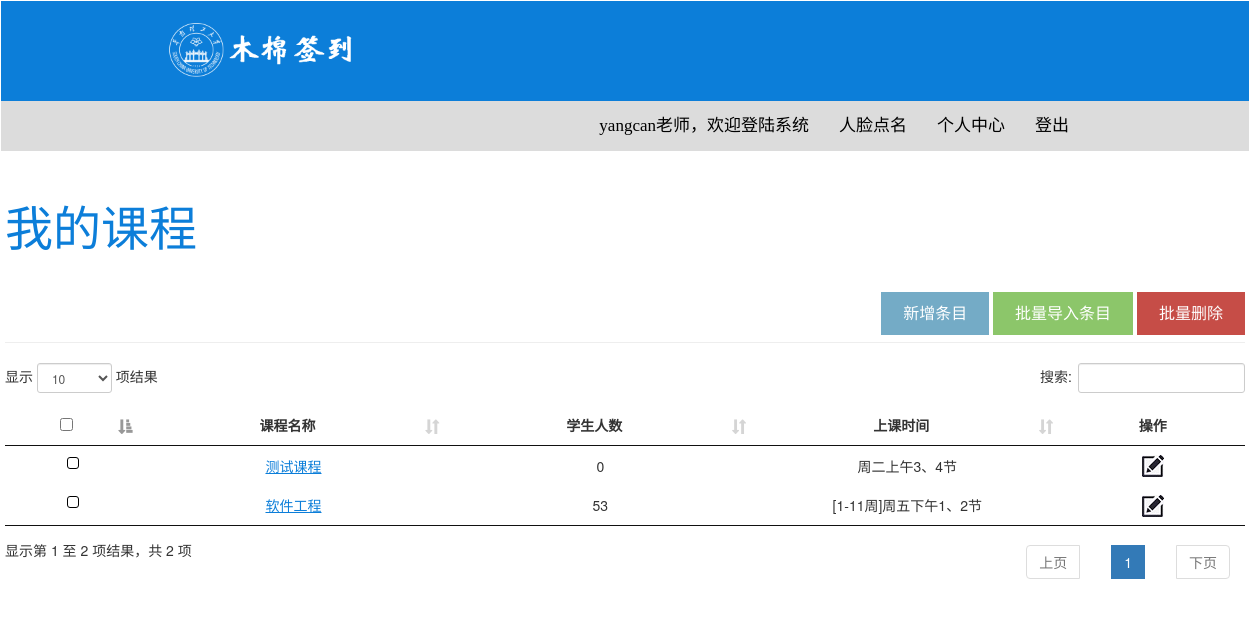
The app's page /manage_course/yangcan/ (signed in), older data.
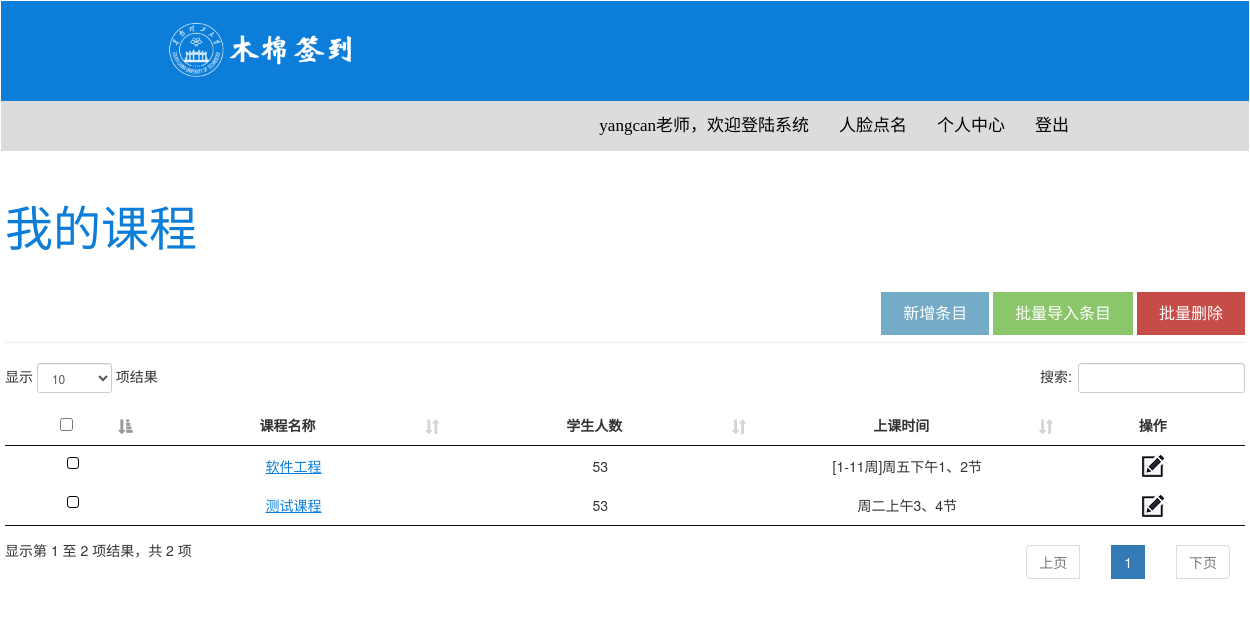
The same page, newer data.
### rc_app/models.py (models this page shows, shortened)
class Course(models.Model):
    course_id = models.AutoField(primary_key=True, verbose_name="课程id")
    name = models.CharField(verbose_name="课程", max_length=30)
    teacher = models.ForeignKey(User, on_delete=models.CASCADE, verbose_name="老师")
    student_amount = models.IntegerField(verbose_name="总人数", default=0)
    course_time = models.CharField(verbose_name="上课时间", max_length=50, default="未知")
    create_time = models.DateTimeField(auto_now_add=True, verbose_name="创建时间")
    last_updated_time = models.DateTimeField(auto_now=True, verbose_name="最后更新时间")
    class Meta:
        verbose_name_plural = '课程'       # 在管理界面中表的名字
        db_table = 'Course'                # 在MySQL中表的名字
        ordering = ['last_updated_time']   # 在管理界面按照最后更新时间排序

### rc_app/views.py (the view, shortened to what this page needs)
# urls.py: path('manage_course/<username>/', views.manage_course, name='管理课程'),
@login_required
def manage_course(request, username: str):
    context = {'username': username}
    teacher = get_object_or_404(User, username=username)
    context['courses'] = get_courses_or_none(teacher=teacher)
    return render(request, 'Class_Info.html', context=context)

### rc_app/app_helper/views_helper.py (called while the page is built)
def get_courses_or_none(teacher: User) -> list:
    courses = Course.objects.filter(teacher=teacher)
    for index, course in enumerate(courses):
        course.index = index
    return courses if courses else []

### rc_app/templates/Class_Info.html (shortened to what this page needs)
<!DOCTYPE html>
{% load static %}
<html lang="zh-hans">
<head>
    <link rel="stylesheet" type="text/css" href="{% static 'others/css/style.css' %}">
    <link rel="stylesheet" href="https://cdn.staticfile.org/twitter-bootstrap/3.3.7/css/bootstrap.min.css">
    <link rel="stylesheet" type="text/css" href="{% static 'others/css/datatables.min.css' %}"/>
    <link rel="stylesheet" type="text/css" href="{% static 'others/css/jquery.dataTables.min.css' %}"/>
    <link rel="stylesheet" type="text/css" href="{% static 'others/css/select.dataTables.min.css' %}"/>
    <link rel="stylesheet" type="text/css" href="{% static 'others/css/dataTables.bootstrap.min.css' %}"/>
</head>
<body>
<header>
    <nav class="navbar">
        <div class="col-sm-12" style="background: #0c7ed9">
            <div class="navbar-header">
                <a href="{% url 'rc_app:主页' username 0 %}"><img src="{% static 'others/images/logo.png' %}" class="logo" alt=""
                                          style="width: 240px; height: 100px;position: relative;left: 150px"></a>
            </div>
        </div>
        <div>
            <div class="col-sm-12" style="background:#dcdcdc;">
                <div class="collapse navbar-collapse" id="navbar-menu" style="position: relative; right: 150px">
                    <ul class="nav navbar-nav navbar-right" data-in="fadeIn" data-out="fadeOut">
                        <li><a style="font-family:等线; font-size: 17px; color: black">{{ username }}老师，欢迎登陆系统</a></li>
                        <li><a style="font-family:等线; font-size: 17px; color: black" href="{% url 'rc_app:主页' username 0 %}">人脸点名</a></li>
                        <li><a style="font-family:等线; font-size: 17px; color: black" href="{% url 'rc_app:管理课程' username %}">个人中心</a></li>
                        <li><a style="font-family:等线; font-size: 17px; color: black" href="{% url 'rc_app:登出' %}">登出</a></li>
                    </ul>
                </div>
            </div>
        </div>
    </nav>
</header>
<div class="mainframe-content">
    <div class="mainframe-wrap" onload="change_color()">
        <div class="headline">
            <div class="headline-text-info">
                <p>我的课程</p>
            </div>
            <div class="left_selection_list" >
                <button id="addOne" class="mybtn" style="background-color: #74abc6" onclick="createOne()">新增条目</button>
                <button id="addAll" class="mybtn" style="background-color: #8cc66a">批量导入条目</button>
                <button id="deleteAll" class="mybtn" style="background-color: #c64d47" onclick="deleteAll()">批量删除</button>
            </div>
        </div>
        <hr>
        <div class="wrap" >
            <form method="post" enctype="multipart/form-data">
                    {% csrf_token %}
            </form>
            <table id="specific_info" >
                <thead>
                <tr>
                    <th style="text-align: center; width: 10%"><input type="checkbox" id="allChecked" /></th>
                    <th style="text-align: center; width: 25%">课程名称 </th>
                    <th style="text-align: center; width: 25%">学生人数</th>
                    <th style="text-align: center; width: 25%">上课时间</th>
                    <th style="text-align: center; width: 15%">操作</th>
                </tr>
                </thead>
                <tbody>
                    {% for course in courses %}
                        <tr>
                            <td></td>
                            <td><a style="color: #0c7ed9; text-decoration: underline" href = "{% url 'rc_app:管理课程中的学生' username course.course_id %}">{{ course.name }}</a></td>
                            <td>{{ course.student_amount }}</td>
                            <td>{{ course.course_time }}</td>
                            <td></td>
                        </tr>
                    {% endfor %}
                </tbody>
            </table>
        </div>
    </div>
</div>
</body>
</html>

### rc_app/static/others/css/style.css (style rules this page uses)
body { font-family: 'robotoregular'; height:100%; width:100%; overflow-x:hidden; font-size:100%; color:#1f1d22; font-size:15px; }
ol, ul { padding:0; margin:0; list-style:none; }
a, a:hover, a:focus { outline:none; text-decoration:none; color:inherit; }
p { font-size:15px; color:#676767; }
.mainframe-content { margin:40px 0; width: 100%; display: block; text-align: center; }
.mainframe-wrap { width:1240px; margin:0 auto; display: block; }
.wrap { margin:0; overflow: hidden; zoom: 1; display: block; }
.mybtn { background-color: #4CAF50; border: none; color: white; padding: 10px 22px; text-align: center; text-decoration: none; display: inline-block; font-size: 16px; }
.headline { height: 130px; }
.headline-text-info { position: relative; float: left; display:inline-block; }
.headline-text-info p { color:#0c7ed9; font-size: 48px; text-align: left; }
.left_selection_list { position: relative; float: right; margin-top: 100px; }

Row changes from the older to the newer data that the page shows:
changed Course "软件工程": moves up the list
changed Course "测试课程": student_amount "0" → "53"
